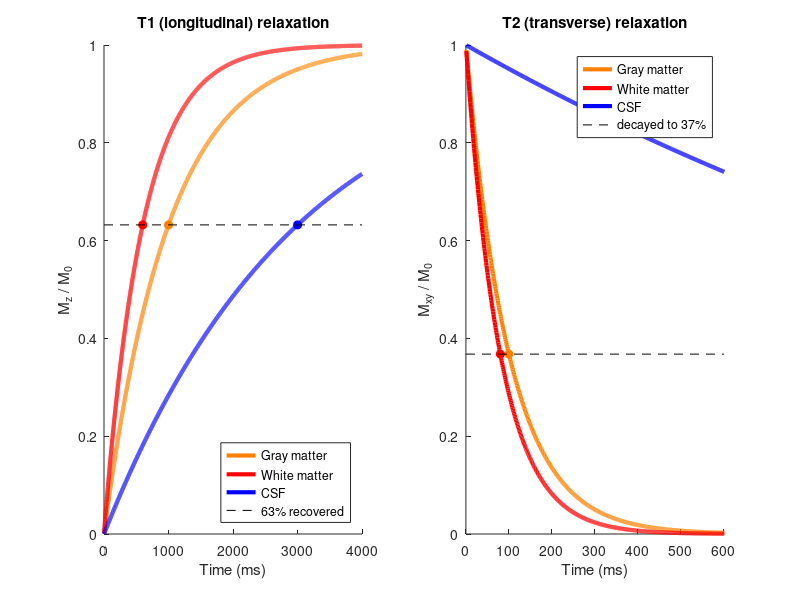
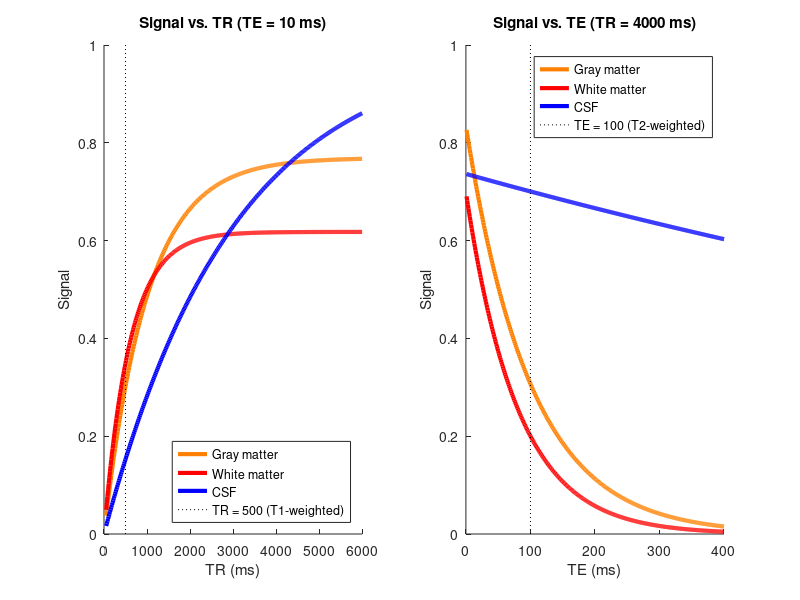
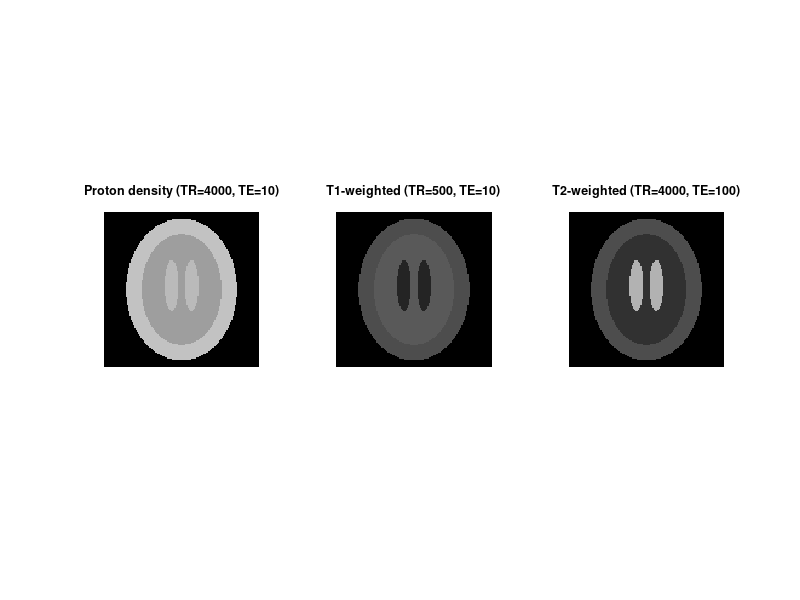
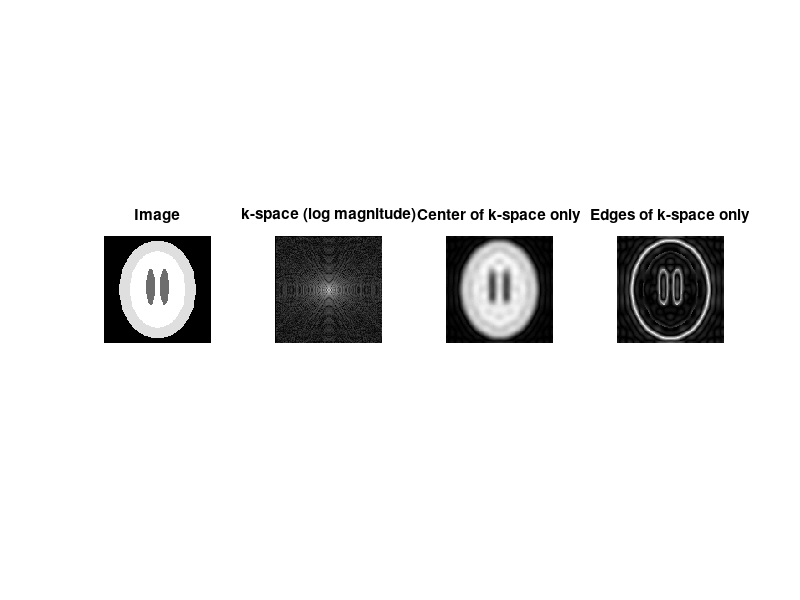

MATLAB code to generate these figures, in order: (Note: this script raises an error after producing the figures.)
%% Chapter 13 Lab: Fundamental MRI Physics (MATLAB)
% This lab accompanies Chapter 13, "Fundamental MRI Physics". You will plot
% T1 recovery and T2 decay curves for different tissues, use the MR signal
% equation to see how TR and TE create tissue contrast, render a digital
% head phantom as proton-density-, T1-, and T2-weighted images, and explore
% k-space with the 2D Fourier transform.
%
% Requirements: base MATLAB only (fft2/ifft2 are built in). CanlabCore is
% not required for this lab.
% Portions adapted from the CANlab tutorial "Lab 1: T1 decay and basic
% MATLAB" (canlab.github.io, github.com/canlab).
%
% Runtime: seconds. All data are simulated.

%% 1. T1 recovery and T2 decay: exponential curves
% After an RF pulse, longitudinal magnetization recovers as
%   Mz(t)  = M0 * (1 - exp(-t/T1))
% and transverse magnetization decays as
%   Mxy(t) = M0 * exp(-t/T2).
% The famous "63%" rule falls out of the base e: at t = T1 the recovery
% curve reaches 1 - 1/e = 0.63, and at t = T2 the decay curve has fallen
% to 1/e = 0.37. Check the constant:

1 / exp(1)     % approximately 0.3679

% Define the relaxation functions as anonymous functions of time and a
% tissue-specific constant:

t1relax = @(t, T1) 1 - exp(-t ./ T1);   % longitudinal recovery
t2decay = @(t, T2) exp(-t ./ T2);       % transverse decay

% Illustrative tissue constants (ms) and relative proton densities:
%                 T1      T2     rho
% Gray matter    1000     100    0.85
% White matter    600      80    0.70
% CSF            3000    2000    1.00

T1s = [1000 600 3000];  T2s = [100 80 2000];  rhos = [0.85 0.70 1.00];
names = {'Gray matter', 'White matter', 'CSF'};
colors = [1 .5 0; 1 0 0; 0 0 1];        % orange, red, blue

%% 2. Plot the relaxation curves for each tissue
% Each curve crosses the dashed line exactly at its own time constant.
% At any single readout time the tissues sit at different heights --
% that vertical separation IS tissue contrast.

t = 1:4000;                             % time after excitation (ms)

figure('Name', 'Relaxation curves');

subplot(1, 2, 1); hold on;
for i = 1:3
    plot(t, t1relax(t, T1s(i)), 'Color', colors(i, :), 'LineWidth', 3);
    plot(T1s(i), 1 - 1/exp(1), 'o', 'Color', colors(i, :), ...
        'MarkerFaceColor', colors(i, :), 'HandleVisibility', 'off');
end
plot([0 4000], [1 - 1/exp(1), 1 - 1/exp(1)], 'k--');
xlabel('Time (ms)'); ylabel('M_z / M_0');
title('T1 (longitudinal) relaxation');
legend([names, {'63% recovered'}], 'Location', 'southeast');

subplot(1, 2, 2); hold on;
for i = 1:3
    plot(t, t2decay(t, T2s(i)), 'Color', colors(i, :), 'LineWidth', 3);
    plot(T2s(i), 1/exp(1), 'o', 'Color', colors(i, :), ...
        'MarkerFaceColor', colors(i, :), 'HandleVisibility', 'off');
end
plot([0 600], [1/exp(1), 1/exp(1)], 'k--');
xlim([0 600]);
xlabel('Time (ms)'); ylabel('M_{xy} / M_0');
title('T2 (transverse) relaxation');
legend([names, {'decayed to 37%'}]);

%% 3. The signal equation: how TR and TE create contrast
% A pulse sequence excites the spins every TR ms and reads out TE ms after
% each excitation. The measured signal from a tissue is approximately
%   S = rho * (1 - exp(-TR/T1)) * exp(-TE/T2)
% The first factor is longitudinal recovery (T1 term, set by TR); the
% second is remaining transverse signal (T2 term, set by TE).
%
% Classic regimes:
%   long TR + short TE          -> proton-density image
%   intermediate TR + short TE  -> T1-weighted image
%   long TR + intermediate TE   -> T2-weighted image

signal = @(TR, TE, T1, T2, rho) rho .* (1 - exp(-TR ./ T1)) .* exp(-TE ./ T2);

TRs = linspace(50, 6000, 400);
TEs = linspace(1, 400, 400);

figure('Name', 'Signal equation');

subplot(1, 2, 1); hold on;
for i = 1:3
    plot(TRs, signal(TRs, 10, T1s(i), T2s(i), rhos(i)), ...
        'Color', colors(i, :), 'LineWidth', 3);
end
plot([500 500], [0 1], 'k:');           % a T1-weighted choice
xlabel('TR (ms)'); ylabel('Signal');
title('Signal vs. TR (TE = 10 ms)');
legend([names, {'TR = 500 (T1-weighted)'}], 'Location', 'southeast');

subplot(1, 2, 2); hold on;
for i = 1:3
    plot(TEs, signal(4000, TEs, T1s(i), T2s(i), rhos(i)), ...
        'Color', colors(i, :), 'LineWidth', 3);
end
plot([100 100], [0 1], 'k:');           % a T2-weighted choice
xlabel('TE (ms)'); ylabel('Signal');
title('Signal vs. TE (TR = 4000 ms)');
legend([names, {'TE = 100 (T2-weighted)'}]);

% Left panel: at intermediate TR, white > gray > CSF (T1 contrast); at
% long TR all tissues converge toward their proton densities.
% Right panel: at intermediate TE, CSF >> gray > white (T2 contrast).

%% 4. A digital head phantom in three contrasts
% Build a simple "head" from ellipses -- a gray-matter shell, white-matter
% interior, and two CSF-filled ventricles -- then evaluate the signal
% equation voxelwise at three (TR, TE) settings.

n = 128;
[x, y] = meshgrid(linspace(-1, 1, n));
ellipse = @(cx, cy, axr, ayr) ((x - cx) ./ axr).^2 + ((y - cy) ./ ayr).^2 < 1;

labels = zeros(n);                       % 0 = background
labels(ellipse(0, 0, 0.72, 0.92)) = 1;   % gray-matter shell
labels(ellipse(0, 0, 0.52, 0.72)) = 2;   % white-matter interior
labels(ellipse(-0.13, -0.05, 0.09, 0.33)) = 3;   % left ventricle (CSF)
labels(ellipse(+0.13, -0.05, 0.09, 0.33)) = 3;   % right ventricle (CSF)

weighted_image = @(TR, TE) ...
    (labels == 1) .* signal(TR, TE, T1s(1), T2s(1), rhos(1)) + ...
    (labels == 2) .* signal(TR, TE, T1s(2), T2s(2), rhos(2)) + ...
    (labels == 3) .* signal(TR, TE, T1s(3), T2s(3), rhos(3));

settings = {'Proton density (TR=4000, TE=10)', 4000, 10; ...
            'T1-weighted (TR=500, TE=10)',      500, 10; ...
            'T2-weighted (TR=4000, TE=100)',   4000, 100};

figure('Name', 'Contrast weighting');
for s = 1:3
    subplot(1, 3, s);
    imagesc(weighted_image(settings{s, 2}, settings{s, 3}), [0 1]);
    axis image off; title(settings{s, 1}, 'FontSize', 9);
end
colormap gray;

% Proton density: all tissues bright and similar (water content only).
% T1-weighted: white > gray, ventricles dark -- the classic anatomical scan.
% T2-weighted: ventricles glow, white matter dark. Pathology with extra
% water (edema, tumors) lights up here, hence its clinical popularity.
%
% Try it: set TR very short AND TE long -- both factors suppress signal at
% once, giving a dim, useless image. That combination is never used.

%% 5. k-space: images as sums of spatial frequencies
% The scanner measures the 2D Fourier transform of the slice, one spatial
% frequency (kx, ky) at a time. We can go the other way: transform the
% phantom into k-space with fft2 and see what lives where.

img = weighted_image(500, 10);           % the T1-weighted phantom

F = fftshift(fft2(img));                 % image -> k-space (center in middle)
[kx, ky] = meshgrid((1:n) - n/2 - 1);
k_radius = sqrt(kx.^2 + ky.^2);

center_mask = k_radius < 10;             % low spatial frequencies only

figure('Name', 'k-space filtering');
subplot(1, 4, 1); imagesc(img); axis image off; title('Image');
subplot(1, 4, 2); imagesc(log(1 + abs(F))); axis image off;
title('k-space (log magnitude)');
subplot(1, 4, 3);
imagesc(abs(ifft2(ifftshift(F .* center_mask)))); axis image off;
title('Center of k-space only');
subplot(1, 4, 4);
imagesc(abs(ifft2(ifftshift(F .* ~center_mask)))); axis image off;
title('Edges of k-space only');
colormap gray;

% Fraction of the total k-space energy inside the small center disk:
energy_fraction = sum(abs(F(center_mask)).^2, 'all') / sum(abs(F).^2, 'all')

% 1. k-space is brightest at its center: most image energy is in a few
%    low spatial frequencies.
% 2. Center only -> blurry but recognizable brain (gross shape/contrast).
%    This is why motion during central k-space lines is so damaging.
% 3. Edges only -> just outlines (fine detail and tissue boundaries).

%% 6. A single k-space point is a stripe pattern across the whole image
% Each k-space point encodes one 2D sinusoid spanning the entire field of
% view. Its distance from the k-space center sets the stripe frequency and
% its polar angle sets the orientation.

points = [3 0; 0 3; 10 6];               % (kx, ky) examples
ptitles = {'(k_x=3, k_y=0): vertical stripes', ...
           '(k_x=0, k_y=3): same freq, rotated 90\circ', ...
           '(k_x=10, k_y=6): higher freq, oblique'};

figure('Name', 'Single k-space points');
for s = 1:3
    Fp = zeros(n);
    Fp(n/2 + 1 + points(s, 2), n/2 + 1 + points(s, 1)) = 1;
    Fp(n/2 + 1 - points(s, 2), n/2 + 1 - points(s, 1)) = 1;  % conjugate pair
    subplot(1, 3, s);
    imagesc(real(ifft2(ifftshift(Fp)))); axis image off;
    title(ptitles{s}, 'FontSize', 9);
end
colormap gray;

% The first two points are equidistant from the origin, so their stripes
% have the same spacing but orientations 90 degrees apart. A real image is
% a weighted sum of thousands of these gratings; the inverse FFT is the
% bookkeeping that adds them up.

%% 7. Summary
% - T1 recovery and T2 decay are exponentials with tissue-specific time
%   constants; the "63%" rule follows from the base e.
% - S = rho*(1 - exp(-TR/T1))*exp(-TE/T2): TR and TE select which tissue
%   property dominates (PD, T1-weighted, or T2-weighted contrast).
% - Images are acquired in k-space; the center carries gross structure and
%   most of the energy, the periphery carries fine detail, and the inverse
%   Fourier transform assembles the image.
% - T2*-weighted (functional) images use similar timing to T2-weighted
%   ones but add sensitivity to field inhomogeneities from deoxygenated
%   hemoglobin -- the bridge to BOLD physiology in Chapter 14.
